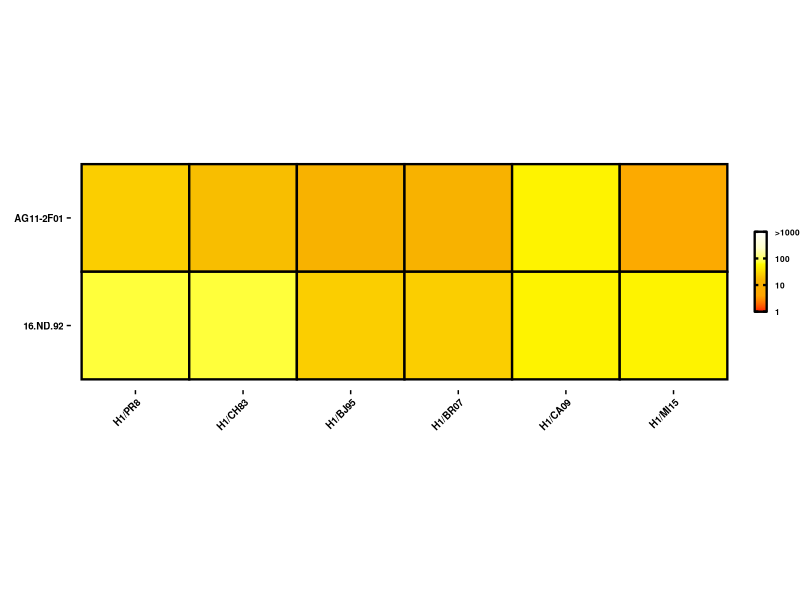
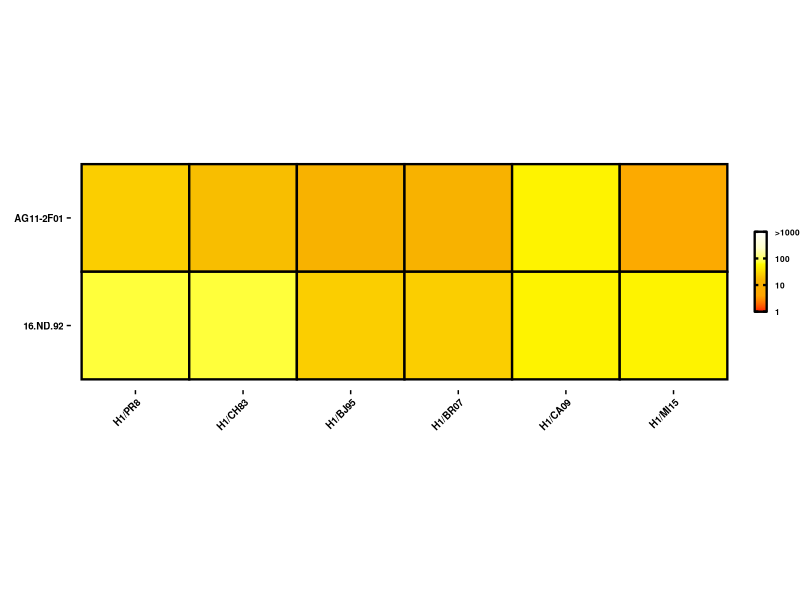

The R source for these figures, in order:
# Load necessary libraries
library(ggplot2)
library(reshape2)
library(scales)
library(RColorBrewer)
library(readr)
library(tidyr)
library(stringr)
library(dplyr)
library(gridExtra)
library(cowplot)

# Create a data frame with the provided values
df_new <- data.frame(
  Antigen = c("H1/PR8", "H1/CH83", "H1/BJ95",
              "H1/BR07", "H1/CA09", "H1/MI15"),
  `AG11-2F01` = c(25, 18.75, 12.5, 12.5, 50, 6.25),
  `16.ND.92` = c(75, 75, 25, 25, 50, 50),
  check.names = FALSE
)

# Reshape the data to long format
df_new_long <- melt(df_new, id.vars = "Antigen", variable.name = "Sample", value.name = "Concentration")

# Ensure the correct order of factors for the y-axis
df_new_long$Sample <- factor(df_new_long$Sample, levels = c("16.ND.92","AG11-2F01"))
df_new_long$Antigen <- factor(df_new_long$Antigen, levels = c("H1/PR8", "H1/CH83", "H1/BJ95",
              "H1/BR07", "H1/CA09", "H1/MI15"))

# Generate the heat map with updated theme settings
heatmap_plot_new <- ggplot(df_new_long, aes(x = Antigen, y = Sample, fill = Concentration)) +
  geom_tile(color = "black", linewidth = 0.8) + # Use linewidth instead of size
  scale_fill_gradientn(colors = c("red", "orange","#F7B500","#FFFF00", "#FFFFCC", "#FFFFFF"),  # Yellow to white gradient
                       trans = 'log',  # Apply log transformation
                       limits = c(1, 1000),  # Set the limits from 1 to 100
                       breaks = c(1, 10, 100, 1000),  # Set log scale breaks
                       labels = c("1", "10", "100", ">1000"),  # Set log scale labels
                       na.value = "grey",  # Fill grey for NA values
                       guide = guide_colorbar(barwidth = 0.6, barheight = 4, ticks.length = unit(1, "cm"),ticks.linewidth = 0.8,
                                              frame.colour = "black", frame.linewidth = 0.8,
                                              title = NULL,
                                              label.theme = element_text(size = 6, face = "bold", colour = 'black'),
                                              ticks.colour = "black")) +
  theme_cowplot(12) +
  theme(plot.background = element_rect(fill = "white"),
        axis.text = element_text(size = 7, face = "bold", colour = 'black'),
        axis.text.x = element_text(angle = 45, hjust = 1, colour = 'black'),
        axis.text.y = element_text(hjust = 1, colour = 'black'),
        axis.title = element_text(size = 7, face = "bold"),
        axis.line = element_blank(), # Remove axis lines
        panel.border = element_blank(), # Remove panel border
        plot.margin = unit(c(0, 0, 0, 0), "cm")) + # Remove plot margins
  xlab("") +
  ylab("") +
  coord_fixed() # Ensures the aspect ratio is 1:1, making tiles square

# Print the plot
print(heatmap_plot_new)

# Save the heat map with smaller boxes
ggsave("graph/IC50_heatmap.png", plot = heatmap_plot_new, width = 2.7, height = 3)
